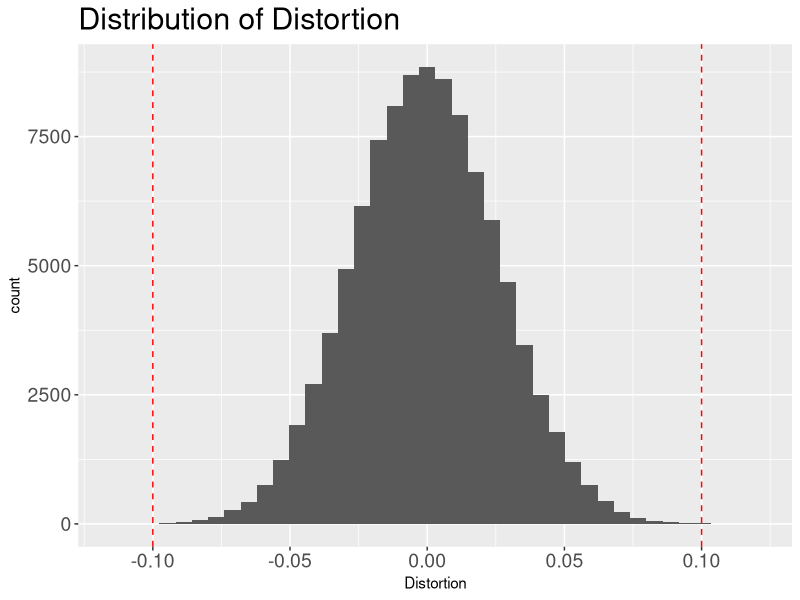

Reproduce this figure in R.
## ---- chunk 1
knitr::opts_chunk$set(echo = TRUE, cache=TRUE)
## ---- chunk 2
library(tidyverse)
N = 10000 #The Number of dimensions in the original space
m = 1000  #The number of points in the dataset
epsilon = .1

X = matrix(rnorm(m * N, 100, 10), m, N) #Let's just pick some normal random data.
distX = dist(X) %>% as.matrix() #This is the distance matrix in the original space.

n = as.integer(ceiling(log(m) / epsilon ^ 2)) + 1 #The number of dimensions in the projected space.

random_matrix = matrix(rnorm(N * n, 0, 1), N, n) / sqrt(n) #The magical random matrix
random_matrix = matrix(rnorm(N * n, 0, 1), N, n) / sqrt(n) #See it's totally random, really there's nothing special about it.
random_matrix = matrix(rnorm(N * n, 0, 1), N, n) / sqrt(n) #Look, the deck is really shuffled. Completely random. No tricks.

X_projected = X %*% random_matrix #Project the points into the lower dimension.
distX_projected = dist(X_projected) %>% as.matrix() #The distance matrix in the projected space.

distances = data.frame(Distance = as.numeric(distX),
                       ProjectedDistance=as.numeric(distX_projected))
## ---- chunk 3
distances %>%
  filter(Distance > 0.0) %>% #Ignore the distance from a point to itself.
  mutate(Distortion = (ProjectedDistance - Distance) / Distance) %>% 
  sample_frac(.1) %>%
  ggplot(aes(Distortion)) +
  geom_histogram(bins=40) + 
  geom_vline(xintercept = epsilon, color = "red", lty = 2) +
  geom_vline(xintercept = -epsilon, color = "red", lty = 2) + 
  labs(title = "Distribution of Distortion") + 
  theme(plot.title=element_text(size=22),
        axis.text.x=element_text(size=14),
        axis.text.y=element_text(size=14)) 
